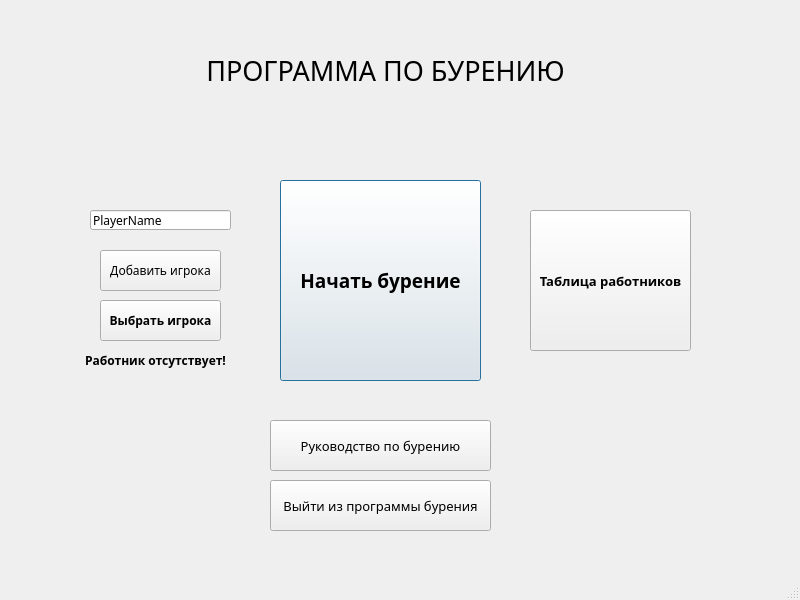
<?xml version="1.0" encoding="UTF-8"?>
<ui version="4.0">
 <class>MainWindow</class>
 <widget class="QMainWindow" name="MainWindow">
  <property name="geometry">
   <rect>
    <x>0</x>
    <y>0</y>
    <width>800</width>
    <height>600</height>
   </rect>
  </property>
  <property name="windowTitle">
   <string>MainWindow</string>
  </property>
  <widget class="QWidget" name="centralwidget">
   <widget class="QLineEdit" name="nameLine">
    <property name="geometry">
     <rect>
      <x>90</x>
      <y>210</y>
      <width>141</width>
      <height>20</height>
     </rect>
    </property>
    <property name="font">
     <font>
      <family>Source Code Pro Black</family>
     </font>
    </property>
    <property name="text">
     <string>PlayerName</string>
    </property>
   </widget>
   <widget class="QPushButton" name="selectButton">
    <property name="geometry">
     <rect>
      <x>100</x>
      <y>300</y>
      <width>121</width>
      <height>41</height>
     </rect>
    </property>
    <property name="font">
     <font>
      <family>Source Code Pro Black</family>
      <weight>75</weight>
      <bold>true</bold>
     </font>
    </property>
    <property name="text">
     <string>Выбрать игрока</string>
    </property>
   </widget>
   <widget class="QPushButton" name="tableButton">
    <property name="geometry">
     <rect>
      <x>530</x>
      <y>210</y>
      <width>161</width>
      <height>141</height>
     </rect>
    </property>
    <property name="font">
     <font>
      <family>Source Code Pro Black</family>
      <pointsize>10</pointsize>
      <weight>75</weight>
      <bold>true</bold>
     </font>
    </property>
    <property name="text">
     <string>Таблица работников</string>
    </property>
   </widget>
   <widget class="QLabel" name="GameName">
    <property name="geometry">
     <rect>
      <x>160</x>
      <y>40</y>
      <width>451</width>
      <height>61</height>
     </rect>
    </property>
    <property name="font">
     <font>
      <family>Segoe UI Black</family>
      <pointsize>20</pointsize>
     </font>
    </property>
    <property name="text">
     <string>ПРОГРАММА ПО БУРЕНИЮ</string>
    </property>
    <property name="alignment">
     <set>Qt::AlignCenter</set>
    </property>
   </widget>
   <widget class="QPushButton" name="guideButton">
    <property name="geometry">
     <rect>
      <x>270</x>
      <y>420</y>
      <width>221</width>
      <height>51</height>
     </rect>
    </property>
    <property name="font">
     <font>
      <family>Source Code Pro Black</family>
      <pointsize>10</pointsize>
     </font>
    </property>
    <property name="text">
     <string>Руководство по бурению</string>
    </property>
    <property name="checkable">
     <bool>false</bool>
    </property>
    <property name="checked">
     <bool>false</bool>
    </property>
    <property name="autoDefault">
     <bool>false</bool>
    </property>
    <property name="default">
     <bool>false</bool>
    </property>
    <property name="flat">
     <bool>false</bool>
    </property>
   </widget>
   <widget class="QPushButton" name="addButton">
    <property name="geometry">
     <rect>
      <x>100</x>
      <y>250</y>
      <width>121</width>
      <height>41</height>
     </rect>
    </property>
    <property name="font">
     <font>
      <family>Source Code Pro Black</family>
     </font>
    </property>
    <property name="text">
     <string>Добавить игрока</string>
    </property>
   </widget>
   <widget class="QPushButton" name="exitButton">
    <property name="geometry">
     <rect>
      <x>270</x>
      <y>480</y>
      <width>221</width>
      <height>51</height>
     </rect>
    </property>
    <property name="font">
     <font>
      <family>Source Code Pro Black</family>
      <pointsize>10</pointsize>
     </font>
    </property>
    <property name="text">
     <string>Выйти из программы бурения</string>
    </property>
   </widget>
   <widget class="QPushButton" name="startButton">
    <property name="geometry">
     <rect>
      <x>280</x>
      <y>180</y>
      <width>201</width>
      <height>201</height>
     </rect>
    </property>
    <property name="font">
     <font>
      <family>Source Code Pro Black</family>
      <pointsize>14</pointsize>
      <weight>75</weight>
      <bold>true</bold>
     </font>
    </property>
    <property name="text">
     <string>Начать бурение</string>
    </property>
    <property name="default">
     <bool>true</bool>
    </property>
   </widget>
   <widget class="QLabel" name="errorLabel">
    <property name="enabled">
     <bool>true</bool>
    </property>
    <property name="geometry">
     <rect>
      <x>30</x>
      <y>350</y>
      <width>251</width>
      <height>20</height>
     </rect>
    </property>
    <property name="font">
     <font>
      <family>Source Code Pro Black</family>
      <weight>75</weight>
      <bold>true</bold>
     </font>
    </property>
    <property name="text">
     <string>Работник отсутствует!</string>
    </property>
    <property name="alignment">
     <set>Qt::AlignCenter</set>
    </property>
   </widget>
  </widget>
  <widget class="QMenuBar" name="menubar">
   <property name="geometry">
    <rect>
     <x>0</x>
     <y>0</y>
     <width>800</width>
     <height>21</height>
    </rect>
   </property>
  </widget>
  <widget class="QStatusBar" name="statusbar"/>
 </widget>
 <resources/>
 <connections/>
</ui>
